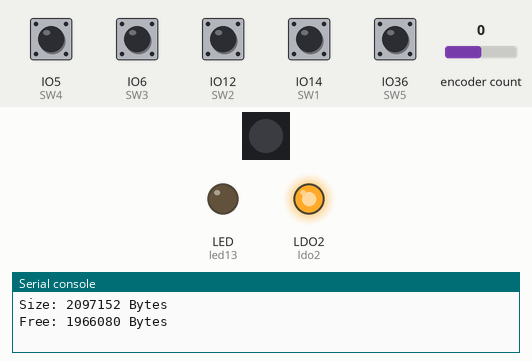
Simulated run of this program. Board: ESP32 board running CircuitPython. Shown: 1 RGB LEDs in strip order, left to right, output pins drawn as LEDs (lit = HIGH), the last lines printed to the serial console. The test bench sets the inputs (shaded band); at power-on: IO5 (SW4), IO6 (SW3), IO12 (SW2), IO14 (SW1), IO36 (SW5) HIGH, encoder count 0. Dim RGB values are drawn brighter than linear.

Above: at 1.2 s.
1.3 s: encoder count set to 1
At 1.6 s:
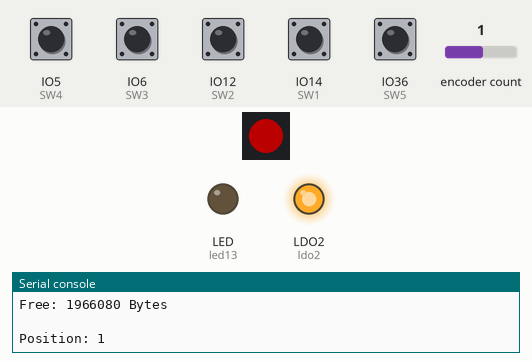
2.8 s: encoder count set to 0
At 3.9 s:
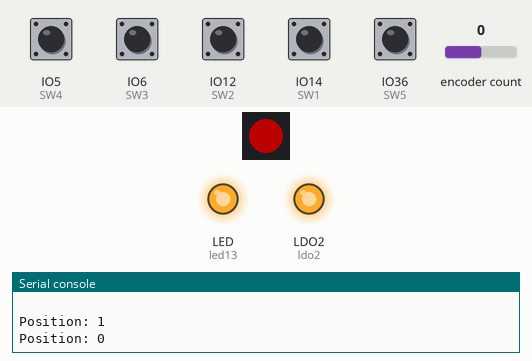
Timing chart, 0 to 5.8 s (numbered marks = the images above; inputs shaded):
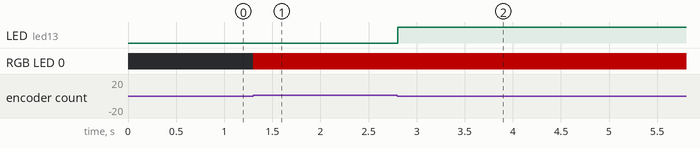

Measured:
- after the input at 1.3 s, RGB LED 0: off → RGB(75, 0, 0) at once
- after the input at 2.8 s, LED (led13): LOW → HIGH at once; RGB LED 0: RGB(75, 0, 0) → RGB(76, 0, 0) at once

The program:

ano_rotary_nav_test.py
```python
import time, gc, os
import neopixel
import board, digitalio
import feathers3
import board
import digitalio
import rotaryio


# Show available memory and flash size
print("Memory Info - gc.mem_free()")
print("---------------------------")
print("{} Bytes\n".format(gc.mem_free()))

flash = os.statvfs('/')
flash_size = flash[0] * flash[2]
flash_free = flash[0] * flash[3]

print("Flash - os.statvfs('/')")
print("---------------------------")
print("Size: {} Bytes\nFree: {} Bytes\n".format(flash_size, flash_free))

# Create a NeoPixel instance
# Brightness of 0.3 is ample for the 1515 sized LED
pixel = neopixel.NeoPixel(board.NEOPIXEL, 1, brightness=0.3, auto_write=True, pixel_order=neopixel.RGB)
feathers3.set_ldo2_power(True)
color_index = 0

# The pin assignments for the breakout pins. Update this is you are not using a Feather.
ENCA = board.IO17
ENCB = board.IO18
SW1 = board.IO14
SW2 = board.IO12
SW3 = board.IO6
SW4 = board.IO5
SW5 = board.IO36

# Rotary encoder setup
encoder = rotaryio.IncrementalEncoder(ENCA, ENCB)
last_position = 0

# Button pin setup
buttons = []
for button_pin in (SW1, SW2, SW3, SW4, SW5):
    pin = digitalio.DigitalInOut(button_pin)
    pin.switch_to_input(digitalio.Pull.UP)
    buttons.append(pin)

while True:
    position = encoder.position
    if position != last_position:
        print("Position: {}".format(position))
        if position < last_position:
            color_index -= 1
        else:
            color_index += 1
        last_position = position

        r,g,b = feathers3.rgb_color_wheel( color_index )
        pixel[0] = ( r, g, b, 0.5)
        if color_index == 255:
            color_index = 0
            feathers3.led_blink()
        elif color_index == 0:
            color_index = 254
            feathers3.led_blink()

    if not buttons[0].value:
        print("Center button!")

    if not buttons[1].value:
        print("Up button!")

    if not buttons[2].value:
        print("Left button!")

    if not buttons[3].value:
        print("Down button!")

    if not buttons[4].value:
        print("Right button!")

    time.sleep(0.01)
```

feathers3.py
```python
# FeatherS3 Helper Library
# 2022 Seon Rozenblum, Unexpected Maker
#
# Project home:
#   https://feathers3.io
#
import board
from analogio import AnalogIn
from digitalio import DigitalInOut, Direction

# Init Blink LED
led13 = DigitalInOut(board.LED)
led13.direction = Direction.OUTPUT

# Init LDO2 Pin
ldo2 = DigitalInOut(board.LDO2)
ldo2.direction = Direction.OUTPUT

# Setup the BATTERY voltage sense pin
vbat_voltage = AnalogIn(board.BATTERY)

# Setup the VBUS sense pin
vbus_sense = DigitalInOut(board.VBUS_SENSE)
vbus_sense.direction = Direction.INPUT


# Helper functions
def led_blink():
    """Set the internal LED IO13 to it's inverse state"""
    led13.value = not led13.value


def led_set(state):
    """Set the internal LED IO13 to this state"""
    led13.value = state


def set_ldo2_power(state):
    """Enable or Disable power to the onboard NeoPixel to either show colour, or to reduce power fro deep sleep."""
    global ldo2
    ldo2.value = state


def get_battery_voltage():
    """Get the approximate battery voltage."""
    # I don't really understand what CP is doing under the hood here for the ADC range & calibration,
    # but the onboard voltage divider for VBAT sense is setup to deliver 1.1V to the ADC based on it's
    # default factory configuration.
    # This forumla should show the nominal 4.2V max capacity (approximately) when 5V is present and the
    # VBAT is in charge state for a 1S LiPo battery with a max capacity of 4.2V
    global vbat_voltage
    return vbat_voltage.value / 5371


def get_vbus_present():
    """Detect if VBUS (5V) power source is present"""
    global vbus_sense
    return vbus_sense.value


def rgb_color_wheel(wheel_pos):
    """Color wheel to allow for cycling through the rainbow of RGB colors."""
    wheel_pos = wheel_pos % 255

    if wheel_pos < 85:
        return 255 - wheel_pos * 3, 0, wheel_pos * 3
    elif wheel_pos < 170:
        wheel_pos -= 85
        return 0, wheel_pos * 3, 255 - wheel_pos * 3
    else:
        wheel_pos -= 170
        return wheel_pos * 3, 255 - wheel_pos * 3, 0
```
